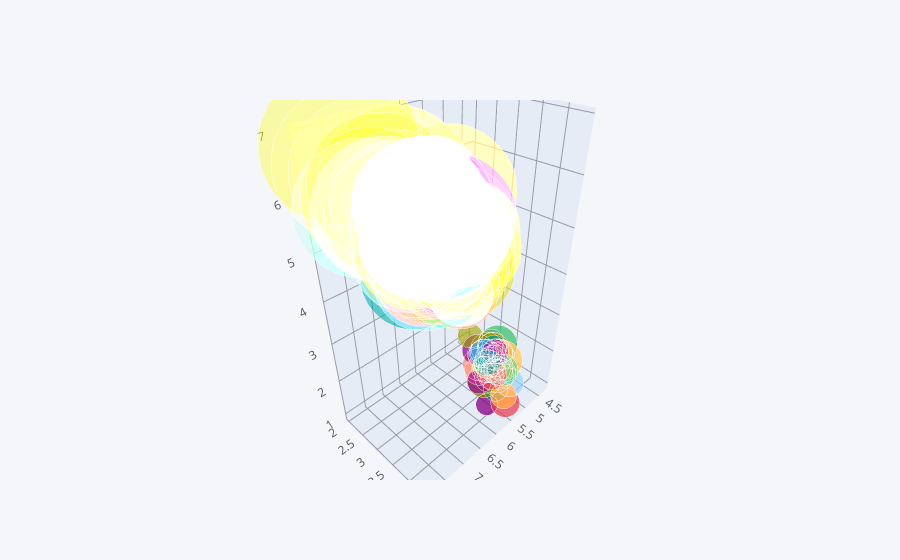

Notebook cell for this chart:
### Code cell
df.iplot(x='sepal_length' , y ='sepal_width',z= 'petal_length' ,size = 'petal_length', kind='bubble3d')

### Figure 1 — Plotly figure (JSON) as saved in the notebook; plotly's stock layout.template omitted (floating-point values rounded to 4 significant figures; data arrays with more than 128 entries replaced by an {"elided": "..."} marker saying what was removed)
{"data": [{"marker": {"color": {"elided": "150 str values"}, "opacity": 0.8, "size": {"elided": "150 int values"}, "symbol": "circle"}, "mode": "markers", "text": {"elided": "150 str values"}, "type": "scatter3d", "x": {"elided": "150 float values"}, "y": {"elided": "150 float values"}, "z": {"elided": "150 float values"}}], "layout": {"legend": {"bgcolor": "#F5F6F9", "font": {"color": "#4D5663"}}, "paper_bgcolor": "#F5F6F9", "plot_bgcolor": "#F5F6F9", "scene": {"xaxis": {"gridcolor": "#9499A3", "showgrid": true, "tickfont": {"color": "#4D5663"}, "title": {"font": {"color": "#4D5663"}, "text": ""}, "zerolinecolor": "#9499A3"}, "yaxis": {"gridcolor": "#9499A3", "showgrid": true, "tickfont": {"color": "#4D5663"}, "title": {"font": {"color": "#4D5663"}, "text": ""}, "zerolinecolor": "#9499A3"}, "zaxis": {"gridcolor": "#9499A3", "showgrid": true, "tickfont": {"color": "#4D5663"}, "title": {"font": {"color": "#4D5663"}, "text": ""}, "zerolinecolor": "#9499A3"}}, "title": {"font": {"color": "#4D5663"}}}}
